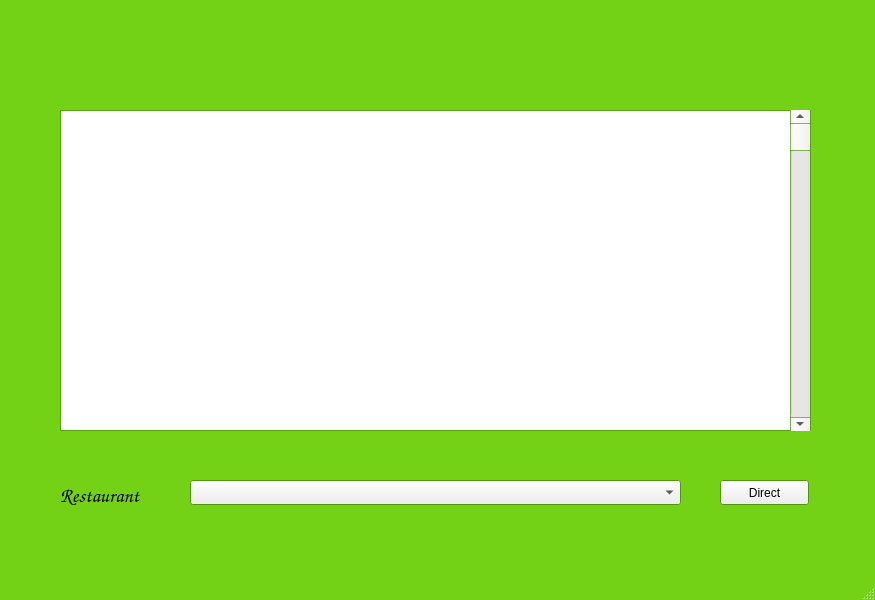
<?xml version="1.0" encoding="UTF-8"?>
<ui version="4.0">
 <class>MainWindow</class>
 <widget class="QMainWindow" name="MainWindow">
  <property name="geometry">
   <rect>
    <x>0</x>
    <y>0</y>
    <width>875</width>
    <height>600</height>
   </rect>
  </property>
  <property name="palette">
   <palette>
    <active>
     <colorrole role="Base">
      <brush brushstyle="SolidPattern">
       <color alpha="255">
        <red>255</red>
        <green>255</green>
        <blue>255</blue>
       </color>
      </brush>
     </colorrole>
     <colorrole role="Window">
      <brush brushstyle="SolidPattern">
       <color alpha="255">
        <red>115</red>
        <green>210</green>
        <blue>22</blue>
       </color>
      </brush>
     </colorrole>
    </active>
    <inactive>
     <colorrole role="Base">
      <brush brushstyle="SolidPattern">
       <color alpha="255">
        <red>255</red>
        <green>255</green>
        <blue>255</blue>
       </color>
      </brush>
     </colorrole>
     <colorrole role="Window">
      <brush brushstyle="SolidPattern">
       <color alpha="255">
        <red>115</red>
        <green>210</green>
        <blue>22</blue>
       </color>
      </brush>
     </colorrole>
    </inactive>
    <disabled>
     <colorrole role="Base">
      <brush brushstyle="SolidPattern">
       <color alpha="255">
        <red>115</red>
        <green>210</green>
        <blue>22</blue>
       </color>
      </brush>
     </colorrole>
     <colorrole role="Window">
      <brush brushstyle="SolidPattern">
       <color alpha="255">
        <red>115</red>
        <green>210</green>
        <blue>22</blue>
       </color>
      </brush>
     </colorrole>
    </disabled>
   </palette>
  </property>
  <property name="windowTitle">
   <string>MainWindow</string>
  </property>
  <widget class="QWidget" name="centralwidget">
   <widget class="QLabel" name="label">
    <property name="geometry">
     <rect>
      <x>20</x>
      <y>20</y>
      <width>831</width>
      <height>531</height>
     </rect>
    </property>
    <property name="palette">
     <palette>
      <active>
       <colorrole role="Base">
        <brush brushstyle="SolidPattern">
         <color alpha="255">
          <red>255</red>
          <green>255</green>
          <blue>255</blue>
         </color>
        </brush>
       </colorrole>
       <colorrole role="Window">
        <brush brushstyle="SolidPattern">
         <color alpha="255">
          <red>173</red>
          <green>127</green>
          <blue>168</blue>
         </color>
        </brush>
       </colorrole>
      </active>
      <inactive>
       <colorrole role="Base">
        <brush brushstyle="SolidPattern">
         <color alpha="255">
          <red>255</red>
          <green>255</green>
          <blue>255</blue>
         </color>
        </brush>
       </colorrole>
       <colorrole role="Window">
        <brush brushstyle="SolidPattern">
         <color alpha="255">
          <red>173</red>
          <green>127</green>
          <blue>168</blue>
         </color>
        </brush>
       </colorrole>
      </inactive>
      <disabled>
       <colorrole role="Base">
        <brush brushstyle="SolidPattern">
         <color alpha="255">
          <red>173</red>
          <green>127</green>
          <blue>168</blue>
         </color>
        </brush>
       </colorrole>
       <colorrole role="Window">
        <brush brushstyle="SolidPattern">
         <color alpha="255">
          <red>173</red>
          <green>127</green>
          <blue>168</blue>
         </color>
        </brush>
       </colorrole>
      </disabled>
     </palette>
    </property>
    <property name="text">
     <string/>
    </property>
    <property name="pixmap">
     <pixmap>../../../../media/dohai/Data/Downloads/tài liệu học tập/kì 20192/Hệ thống thông tin địa lý/sight1.jpg</pixmap>
    </property>
   </widget>
   <widget class="QTableView" name="tableView">
    <property name="geometry">
     <rect>
      <x>60</x>
      <y>110</y>
      <width>751</width>
      <height>321</height>
     </rect>
    </property>
   </widget>
   <widget class="QScrollBar" name="verticalScrollBar">
    <property name="geometry">
     <rect>
      <x>790</x>
      <y>110</y>
      <width>20</width>
      <height>321</height>
     </rect>
    </property>
    <property name="orientation">
     <enum>Qt::Vertical</enum>
    </property>
   </widget>
   <widget class="QComboBox" name="comboBox">
    <property name="geometry">
     <rect>
      <x>190</x>
      <y>480</y>
      <width>491</width>
      <height>25</height>
     </rect>
    </property>
   </widget>
   <widget class="QLabel" name="label_3">
    <property name="geometry">
     <rect>
      <x>60</x>
      <y>480</y>
      <width>91</width>
      <height>31</height>
     </rect>
    </property>
    <property name="font">
     <font>
      <family>URW Chancery L</family>
      <pointsize>15</pointsize>
      <italic>true</italic>
     </font>
    </property>
    <property name="text">
     <string>Restaurant</string>
    </property>
   </widget>
   <widget class="QPushButton" name="pushButton">
    <property name="geometry">
     <rect>
      <x>720</x>
      <y>480</y>
      <width>89</width>
      <height>25</height>
     </rect>
    </property>
    <property name="text">
     <string>Direct</string>
    </property>
   </widget>
  </widget>
  <widget class="QStatusBar" name="statusbar"/>
 </widget>
 <resources/>
 <connections/>
</ui>
